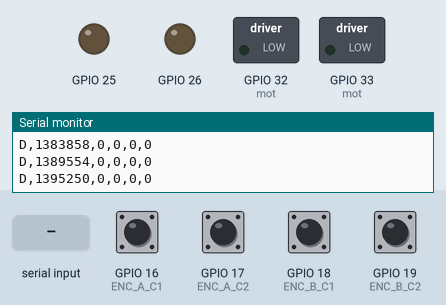
A sketch run on a simulated ESP32. Shown: switched loads named in the sketch (green lamp = pin HIGH), output pins drawn as LEDs (lit = HIGH), the last lines printed to the serial monitor. The inputs (shaded band) are chosen by the test bench; at power-on: GPIO 16 (ENC_A_C1), GPIO 17 (ENC_A_C2), GPIO 18 (ENC_B_C1), GPIO 19 (ENC_B_C2) HIGH.

Above: at 1.4 s.
1.5 s: "B 90 45\n" received over Serial
At 2.3 s:
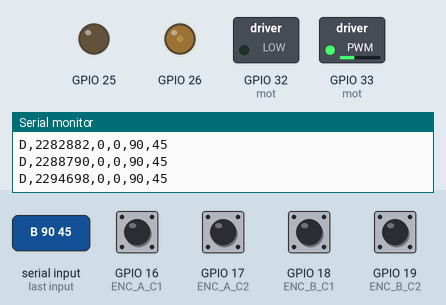
4.0 s: "T\n" received over Serial
5.5 s: "V\n" received over Serial
Timing chart, 0 to 8.5 s (numbered marks = the images above; inputs shaded):
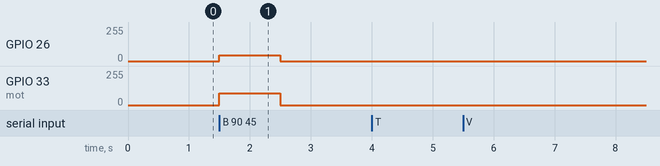

Measured:
- after the input at 1.5 s, GPIO 26: 0/255 → 45/255 at once, → 0/255 1.0 s later; GPIO 33 (mot): 0/255 → 90/255 at once, → 0/255 1.0 s later

The sketch:

calibration_suite.ino
```cpp
/*
  ==========================================================================
  ESP32 dual-motor OPEN-LOOP calibration rig  (pairs with calibrate_host.py)
  ==========================================================================
  This firmware has NO PID, NO feedforward, NO ramping. It is a dumb,
  well-instrumented actuator: the host script commands raw signed PWM and
  receives a timestamped stream of encoder counts. All test sequencing and
  curve fitting happens on the PC, so changing a test never needs a reflash.

  Convention (physical, un-inverted for BOTH motors):
      +PWM -> LPWM side -> clockwise -> encoder counts INCREASE
      -PWM -> RPWM side -> anticlockwise -> encoder counts DECREASE
  Motor index 0 = A (RPWM=32, LPWM=33, ENC=16/17)
  Motor index 1 = B (RPWM=25, LPWM=26, ENC=18/19)

  SAFETY (all on by default)
    - Watchdog: motors stop if no command/keepalive for 1000 ms.
    - Reversal interlock: a command opposite to the current rotation
      direction is held at 0 (BTS7960 short-brake) until measured speed
      falls below INTERLOCK_DEGS. Prevents plugging the drivers during tests.
    - PWM clamped to +-PWM_LIMIT.

  SERIAL (460800 baud, newline terminated)
      M <0|1> <pwm>     set one motor (signed)
      B <pwmA> <pwmB>   set both motors in one command
      S                 stop both (PWM 0 = short-brake)
      Z                 zero both encoder counts
      R <hz>            stream rate, 10..500 (default 200)
      T <0|1>           stream off/on
      I <0|1>           reversal interlock off/on (default 1)
      K                 keepalive (feeds watchdog)
      P                 print one data line
      V                 version/handshake
  STREAM LINE:  D,<t_us>,<countA>,<countB>,<appliedPwmA>,<appliedPwmB>

  Uses the classic Arduino-ESP32 core v2.x LEDC API (same as your other
  sketches). On core v3.x replace ledcSetup/ledcAttachPin/ledcWrite(ch,..)
  with ledcAttach(pin,freq,res)/ledcWrite(pin,duty).
  ==========================================================================
*/

#include <Arduino.h>

// ---------------- pins ----------------
#define MOTOR_A_RPWM 32
#define MOTOR_A_LPWM 33
#define ENC_A_C1     16
#define ENC_A_C2     17

#define MOTOR_B_RPWM 25
#define MOTOR_B_LPWM 26
#define ENC_B_C1     18
#define ENC_B_C2     19

// ---------------- constants ----------------
const double   CPR            = 5070.0;      // confirmed output-shaft CPR (both motors)
const int      PWM_FREQ_HZ    = 20000;
const int      PWM_RES_BITS   = 8;
const int      PWM_LIMIT      = 230;         // raise only if you intend to test above 230
const unsigned long WDOG_MS   = 1000;
const double   INTERLOCK_DEGS = 30.0;        // deg/s; opposite-direction drive blocked above this
const uint32_t SPD_WINDOW_US  = 40000;       // speed estimate for the interlock only

// ---------------- state ----------------
struct Motor {
  int pinR, pinL, chR, chL;
  volatile long count;
  volatile uint8_t last;
  int cmd;          // requested signed PWM
  int applied;      // signed PWM actually on the pins
  long spdCount;
  uint32_t spdT;
  double spd;       // deg/s, for the interlock
};

Motor mot[2];

const int8_t QUAD_TABLE[16] = {
   0, -1,  1,  0,
   1,  0,  0, -1,
  -1,  0,  0,  1,
   0,  1, -1,  0
};

bool     streaming    = true;
bool     interlockOn  = true;
uint32_t streamPeriodUs = 5000;   // 200 Hz
uint32_t lastStreamUs = 0;
unsigned long lastCmdMs = 0;
bool     ilPrinted[2] = {false, false};
bool     wdPrinted    = false;

// ---------------- encoder ISRs ----------------
void IRAM_ATTR isrA() {
  uint8_t s = (digitalRead(ENC_A_C1) << 1) | digitalRead(ENC_A_C2);
  mot[0].count += QUAD_TABLE[(mot[0].last << 2) | s];
  mot[0].last = s;
}

void IRAM_ATTR isrB() {
  uint8_t s = (digitalRead(ENC_B_C1) << 1) | digitalRead(ENC_B_C2);
  mot[1].count += QUAD_TABLE[(mot[1].last << 2) | s];
  mot[1].last = s;
}

// ---------------- output ----------------
void drive(Motor &m, int pwm) {
  pwm = constrain(pwm, -PWM_LIMIT, PWM_LIMIT);
  if (pwm > 0) {
    ledcWrite(m.chR, 0);
    ledcWrite(m.chL, pwm);
  } else if (pwm < 0) {
    ledcWrite(m.chL, 0);
    ledcWrite(m.chR, -pwm);
  } else {
    ledcWrite(m.chL, 0);
    ledcWrite(m.chR, 0);
  }
  m.applied = pwm;
}

void updateSpeeds() {
  uint32_t now = micros();
  for (int i = 0; i < 2; i++) {
    uint32_t dt = now - mot[i].spdT;
    if (dt >= SPD_WINDOW_US) {
      noInterrupts();
      long c = mot[i].count;
      interrupts();
      mot[i].spd = (double)(c - mot[i].spdCount) * 360.0 / CPR / (dt * 1e-6);
      mot[i].spdCount = c;
      mot[i].spdT = now;
    }
  }
}

void applyCommands() {
  for (int i = 0; i < 2; i++) {
    int req = mot[i].cmd;
    bool blocked = false;
    if (interlockOn && req != 0 && fabs(mot[i].spd) > INTERLOCK_DEGS &&
        ((req > 0) != (mot[i].spd > 0))) {
      req = 0;      // brake first, never plug
      blocked = true;
    }
    if (blocked && !ilPrinted[i]) {
      Serial.print(F("INTERLOCK motor "));
      Serial.println(i);
      ilPrinted[i] = true;
    }
    if (!blocked) ilPrinted[i] = false;
    if (req != mot[i].applied) drive(mot[i], req);
  }
}

void stopAll() {
  mot[0].cmd = 0;
  mot[1].cmd = 0;
}

// ---------------- streaming ----------------
void printDataLine() {
  noInterrupts();
  long a = mot[0].count;
  long b = mot[1].count;
  uint32_t t = micros();
  interrupts();
  char buf[72];
  int n = snprintf(buf, sizeof(buf), "D,%lu,%ld,%ld,%d,%d\n",
                   (unsigned long)t, a, b, mot[0].applied, mot[1].applied);
  Serial.write((const uint8_t *)buf, n);
}

// ---------------- command parser ----------------
void handleLine(char *s) {
  int i, p, pa, pb, v;
  lastCmdMs = millis();
  wdPrinted = false;

  if (s[0] == 'M' && sscanf(s, "M %d %d", &i, &p) == 2 && (i == 0 || i == 1)) {
    mot[i].cmd = constrain(p, -PWM_LIMIT, PWM_LIMIT);
  } else if (s[0] == 'B' && sscanf(s, "B %d %d", &pa, &pb) == 2) {
    mot[0].cmd = constrain(pa, -PWM_LIMIT, PWM_LIMIT);
    mot[1].cmd = constrain(pb, -PWM_LIMIT, PWM_LIMIT);
  } else if (s[0] == 'S') {
    stopAll();
  } else if (s[0] == 'Z') {
    noInterrupts();
    mot[0].count = 0;
    mot[1].count = 0;
    interrupts();
    mot[0].spdCount = 0;
    mot[1].spdCount = 0;
  } else if (s[0] == 'R' && sscanf(s, "R %d", &v) == 1) {
    v = constrain(v, 10, 500);
    streamPeriodUs = 1000000UL / v;
  } else if (s[0] == 'T' && sscanf(s, "T %d", &v) == 1) {
    streaming = (v != 0);
  } else if (s[0] == 'I' && sscanf(s, "I %d", &v) == 1) {
    interlockOn = (v != 0);
    Serial.print(F("INTERLOCK "));
    Serial.println(interlockOn ? F("ON") : F("OFF"));
  } else if (s[0] == 'K') {
    // keepalive: lastCmdMs already refreshed
  } else if (s[0] == 'P') {
    printDataLine();
  } else if (s[0] == 'V') {
    Serial.print(F("CAL,v1,CPR="));
    Serial.print(CPR, 0);
    Serial.print(F(",limit="));
    Serial.println(PWM_LIMIT);
  } else {
    Serial.println(F("ERR unknown command"));
  }
}

void pollSerial() {
  static char buf[48];
  static uint8_t n = 0;
  while (Serial.available()) {
    char c = (char)Serial.read();
    if (c == '\n' || c == '\r') {
      if (n > 0) {
        buf[n] = 0;
        handleLine(buf);
        n = 0;
      }
    } else if (n < sizeof(buf) - 1) {
      buf[n++] = c;
    } else {
      n = 0;    // overlong line: discard
    }
  }
}

// ---------------- setup / loop ----------------
void setup() {
  Serial.begin(460800);
  delay(200);

  mot[0] = {MOTOR_A_RPWM, MOTOR_A_LPWM, 0, 1, 0, 0, 0, 0, 0, 0, 0.0};
  mot[1] = {MOTOR_B_RPWM, MOTOR_B_LPWM, 2, 3, 0, 0, 0, 0, 0, 0, 0.0};

  pinMode(ENC_A_C1, INPUT_PULLUP);
  pinMode(ENC_A_C2, INPUT_PULLUP);
  pinMode(ENC_B_C1, INPUT_PULLUP);
  pinMode(ENC_B_C2, INPUT_PULLUP);
  mot[0].last = (digitalRead(ENC_A_C1) << 1) | digitalRead(ENC_A_C2);
  mot[1].last = (digitalRead(ENC_B_C1) << 1) | digitalRead(ENC_B_C2);

  for (int i = 0; i < 2; i++) {
    ledcSetup(mot[i].chR, PWM_FREQ_HZ, PWM_RES_BITS);
    ledcSetup(mot[i].chL, PWM_FREQ_HZ, PWM_RES_BITS);
    ledcAttachPin(mot[i].pinR, mot[i].chR);
    ledcAttachPin(mot[i].pinL, mot[i].chL);
    ledcWrite(mot[i].chR, 0);
    ledcWrite(mot[i].chL, 0);
    mot[i].spdT = micros();
  }

  attachInterrupt(digitalPinToInterrupt(ENC_A_C1), isrA, CHANGE);
  attachInterrupt(digitalPinToInterrupt(ENC_A_C2), isrA, CHANGE);
  attachInterrupt(digitalPinToInterrupt(ENC_B_C1), isrB, CHANGE);
  attachInterrupt(digitalPinToInterrupt(ENC_B_C2), isrB, CHANGE);

  lastCmdMs = millis();
  Serial.println(F("CAL,v1,ready"));
}

void loop() {
  pollSerial();
  updateSpeeds();

  if ((mot[0].cmd != 0 || mot[1].cmd != 0) && millis() - lastCmdMs > WDOG_MS) {
    stopAll();
    if (!wdPrinted) {
      Serial.println(F("WATCHDOG: no command, motors stopped"));
      wdPrinted = true;
    }
  }

  applyCommands();

  uint32_t now = micros();
  if (streaming && (uint32_t)(now - lastStreamUs) >= streamPeriodUs) {
    lastStreamUs = now;
    printDataLine();
  }
}
```
